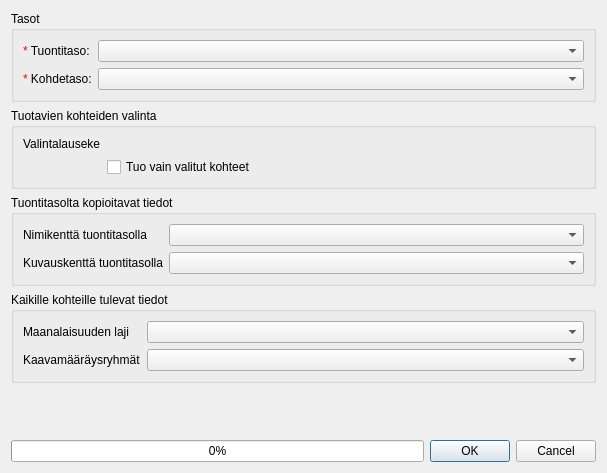
<?xml version="1.0" encoding="UTF-8"?>
<ui version="4.0">
 <class>Dialog</class>
 <widget class="QDialog" name="Dialog">
  <property name="geometry">
   <rect>
    <x>0</x>
    <y>0</y>
    <width>607</width>
    <height>473</height>
   </rect>
  </property>
  <property name="windowTitle">
   <string>Tuo kaavakohteita</string>
  </property>
  <layout class="QVBoxLayout" name="verticalLayout">
   <item>
    <widget class="QGroupBox" name="groupBox_2">
     <property name="title">
      <string>Tasot</string>
     </property>
     <layout class="QFormLayout" name="formLayout">
      <item row="0" column="0">
       <widget class="QLabel" name="label">
        <property name="text">
         <string>&lt;html&gt;&lt;head/&gt;&lt;body&gt;&lt;p&gt;&lt;span style=&quot; color:#ff0000;&quot;&gt;*&lt;/span&gt; Tuontitaso:&lt;/p&gt;&lt;/body&gt;&lt;/html&gt;</string>
        </property>
       </widget>
      </item>
      <item row="0" column="1">
       <widget class="QgsMapLayerComboBox" name="source_layer_selection"/>
      </item>
      <item row="1" column="0">
       <widget class="QLabel" name="label_3">
        <property name="text">
         <string>&lt;html&gt;&lt;head/&gt;&lt;body&gt;&lt;p&gt;&lt;span style=&quot; color:#ff0000;&quot;&gt;*&lt;/span&gt; Kohdetaso:&lt;/p&gt;&lt;/body&gt;&lt;/html&gt;</string>
        </property>
       </widget>
      </item>
      <item row="1" column="1">
       <widget class="QgsMapLayerComboBox" name="target_layer_selection"/>
      </item>
     </layout>
    </widget>
   </item>
   <item>
    <widget class="QGroupBox" name="groupBox_5">
     <property name="title">
      <string>Tuotavien kohteiden valinta</string>
     </property>
     <layout class="QFormLayout" name="formLayout_5">
      <item row="0" column="0">
       <widget class="QLabel" name="label_4">
        <property name="text">
         <string>Valintalauseke</string>
        </property>
       </widget>
      </item>
      <item row="0" column="1">
       <widget class="QgsFieldExpressionWidget" name="filter_expression"/>
      </item>
      <item row="1" column="1">
       <widget class="QCheckBox" name="selected_features_only">
        <property name="text">
         <string>Tuo vain valitut kohteet</string>
        </property>
       </widget>
      </item>
      <item row="1" column="0">
       <widget class="QLabel" name="label_8">
        <property name="text">
         <string/>
        </property>
       </widget>
      </item>
     </layout>
    </widget>
   </item>
   <item>
    <widget class="QGroupBox" name="groupBox">
     <property name="title">
      <string>Tuontitasolta kopioitavat tiedot</string>
     </property>
     <layout class="QFormLayout" name="formLayout_2">
      <item row="0" column="0">
       <widget class="QLabel" name="label_2">
        <property name="text">
         <string>Nimikenttä tuontitasolla</string>
        </property>
       </widget>
      </item>
      <item row="0" column="1">
       <widget class="QgsFieldComboBox" name="name_selection"/>
      </item>
      <item row="1" column="0">
       <widget class="QLabel" name="label_6">
        <property name="text">
         <string>Kuvauskenttä tuontitasolla</string>
        </property>
       </widget>
      </item>
      <item row="1" column="1">
       <widget class="QgsFieldComboBox" name="description_selection"/>
      </item>
     </layout>
    </widget>
   </item>
   <item>
    <widget class="QGroupBox" name="groupBox_4">
     <property name="title">
      <string>Kaikille kohteille tulevat tiedot</string>
     </property>
     <layout class="QFormLayout" name="formLayout_4">
      <item row="0" column="0">
       <widget class="QLabel" name="label_7">
        <property name="text">
         <string>Maanalaisuuden laji</string>
        </property>
       </widget>
      </item>
      <item row="0" column="1">
       <widget class="CodeComboBox" name="feature_type_of_underground_selection"/>
      </item>
      <item row="1" column="0">
       <widget class="QLabel" name="label_5">
        <property name="text">
         <string>Kaavamääräysryhmät</string>
        </property>
       </widget>
      </item>
      <item row="1" column="1">
       <widget class="QgsCheckableComboBox" name="regulation_groups_selection"/>
      </item>
     </layout>
    </widget>
   </item>
   <item>
    <spacer name="verticalSpacer">
     <property name="orientation">
      <enum>Qt::Vertical</enum>
     </property>
     <property name="sizeHint" stdset="0">
      <size>
       <width>20</width>
       <height>13</height>
      </size>
     </property>
    </spacer>
   </item>
   <item>
    <layout class="QHBoxLayout" name="horizontalLayout">
     <item>
      <widget class="QProgressBar" name="progress_bar">
       <property name="value">
        <number>0</number>
       </property>
      </widget>
     </item>
     <item>
      <widget class="QDialogButtonBox" name="process_button_box">
       <property name="sizePolicy">
        <sizepolicy hsizetype="Maximum" vsizetype="Fixed">
         <horstretch>0</horstretch>
         <verstretch>0</verstretch>
        </sizepolicy>
       </property>
       <property name="standardButtons">
        <set>QDialogButtonBox::Cancel|QDialogButtonBox::Ok</set>
       </property>
      </widget>
     </item>
    </layout>
   </item>
  </layout>
 </widget>
 <customwidgets>
  <customwidget>
   <class>QgsCheckableComboBox</class>
   <extends>QComboBox</extends>
   <header>qgscheckablecombobox.h</header>
  </customwidget>
  <customwidget>
   <class>QgsFieldComboBox</class>
   <extends>QComboBox</extends>
   <header>qgsfieldcombobox.h</header>
  </customwidget>
  <customwidget>
   <class>QgsFieldExpressionWidget</class>
   <extends>QWidget</extends>
   <header>qgsfieldexpressionwidget.h</header>
  </customwidget>
  <customwidget>
   <class>QgsMapLayerComboBox</class>
   <extends>QComboBox</extends>
   <header>qgsmaplayercombobox.h</header>
  </customwidget>
  <customwidget>
   <class>CodeComboBox</class>
   <extends>QComboBox</extends>
   <header>arho_feature_template.gui.components.code_combobox</header>
  </customwidget>
 </customwidgets>
 <resources/>
 <connections/>
</ui>
